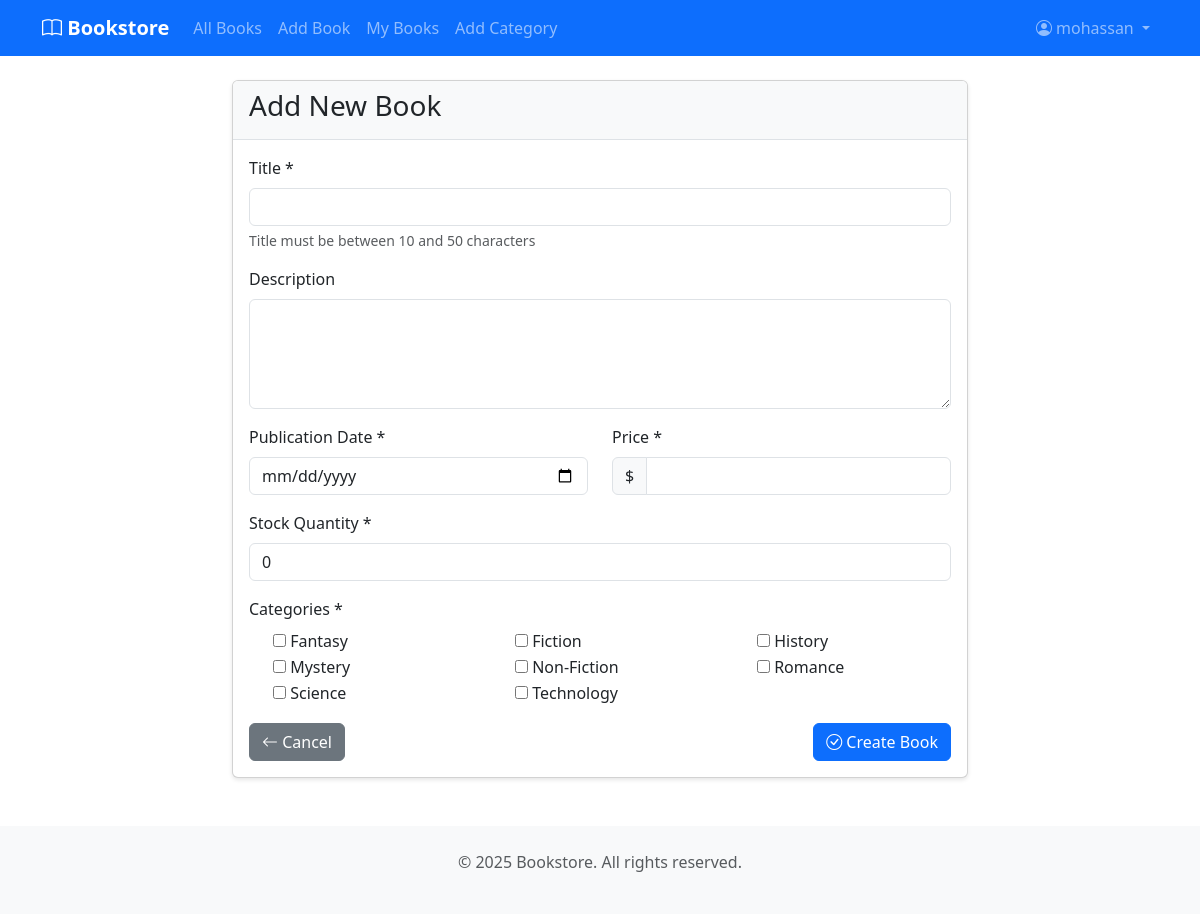
The page /book/create/ (signed in) on the database its author committed.
### bookstore/models.py (models this page shows)
class Category(models.Model):
    name = models.CharField(
        max_length=100,
        validators=[MinLengthValidator(2)],
        unique=True
    )
    description = models.TextField(blank=True)
    created_at = models.DateTimeField(auto_now_add=True)
    class Meta:
        verbose_name_plural = "Categories"
        ordering = ['name']
    def __str__(self):
        return self.name

### bookstore/views.py (the view, shortened to what this page needs)
# urls.py: path('book/create/', views.BookCreateView.as_view(), name='book_create'),
class BookCreateView(LoginRequiredMixin, CreateView):
    model = Book
    form_class = BookForm
    template_name = 'bookstore/book_form.html'

### bookstore/forms.py
class BookForm(forms.ModelForm):
    categories = forms.ModelMultipleChoiceField(
        queryset=Category.objects.all(),
        widget=forms.CheckboxSelectMultiple,
        required=True
    )
    class Meta:
        model = Book
        fields = ['title', 'description', 'publication_date', 'price', 'stock_quantity', 'categories']
        widgets = {
            'title': forms.TextInput(attrs={'class': 'form-control'}),
            'description': forms.Textarea(attrs={'class': 'form-control', 'rows': 4}),
            'publication_date': forms.DateInput(attrs={'class': 'form-control', 'type': 'date'}),
            'price': forms.NumberInput(attrs={'class': 'form-control', 'step': '0.01'}),
            'stock_quantity': forms.NumberInput(attrs={'class': 'form-control'}),
        }
    def __init__(self, *args, **kwargs):
        super().__init__(*args, **kwargs)
        for field in self.fields:
            if field != 'categories':
                self.fields[field].widget.attrs.update({'class': 'form-control'})

### templates/bookstore/book_form.html (shortened to what this page needs)
{% extends 'base.html' %}
{% block content %}
<div class="row justify-content-center">
    <div class="col-md-8">
        <div class="card">
            <div class="card-header">
                <h3>{% if object %}Edit Book{% else %}Add New Book{% endif %}</h3>
            </div>
            <div class="card-body">
                <form method="post">
                    <div class="mb-3">
                        <label for="{{ form.title.id_for_label }}" class="form-label">Title *</label>
                        {{ form.title }}
                        <div class="form-text">Title must be between 10 and 50 characters</div>
                    </div>
                    <div class="mb-3">
                        <label for="{{ form.description.id_for_label }}" class="form-label">Description</label>
                        {{ form.description }}
                    </div>
                    <div class="row">
                        <div class="col-md-6">
                            <div class="mb-3">
                                <label for="{{ form.publication_date.id_for_label }}" class="form-label">Publication Date *</label>
                                {{ form.publication_date }}
                            </div>
                        </div>
                        <div class="col-md-6">
                            <div class="mb-3">
                                <label for="{{ form.price.id_for_label }}" class="form-label">Price *</label>
                                <div class="input-group">
                                    <span class="input-group-text">$</span>
                                    {{ form.price }}
                                </div>
                            </div>
                        </div>
                    </div>
                    <div class="mb-3">
                        <label for="{{ form.stock_quantity.id_for_label }}" class="form-label">Stock Quantity *</label>
                        {{ form.stock_quantity }}
                    </div>
                    <div class="mb-3">
                        <label class="form-label">Categories *</label>
                        <div class="row">
                            {% for choice in form.categories %}
                            <div class="col-md-4 col-sm-6">
                                <div class="form-check">
                                    {{ choice.tag }}
                                    <label class="form-check-label" for="{{ choice.id_for_label }}">
                                        {{ choice.choice_label }}
                                    </label>
                                </div>
                            </div>
                            {% endfor %}
                        </div>
                    </div>
                    <div class="d-flex justify-content-between">
                        <a href="{% url 'book_list' %}" class="btn btn-secondary">
                            <i class="bi bi-arrow-left"></i> Cancel
                        </a>
                        <button type="submit" class="btn btn-primary">
                            <i class="bi bi-check-circle"></i>
                            {% if object %}Update Book{% else %}Create Book{% endif %}
                        </button>
                    </div>
                </form>
            </div>
        </div>
    </div>
</div>
{% endblock %}

### templates/base.html (shortened to what this page needs)
<!DOCTYPE html>
<html lang="en">
<head>
    <link href="https://cdn.jsdelivr.net/npm/bootstrap@5.3.0/dist/css/bootstrap.min.css" rel="stylesheet">
    <link href="https://cdn.jsdelivr.net/npm/bootstrap-icons@1.10.0/font/bootstrap-icons.css" rel="stylesheet">
    <link href="{% load static %}{% static 'css/custom.css' %}" rel="stylesheet">
</head>
<body>
    <nav class="navbar navbar-expand-lg navbar-dark bg-primary">
        <div class="container">
            <a class="navbar-brand" href="{% url 'book_list' %}">
                <i class="bi bi-book"></i> Bookstore
            </a>
            <div class="collapse navbar-collapse" id="navbarNav">
                <ul class="navbar-nav me-auto">
                    <li class="nav-item">
                        <a class="nav-link" href="{% url 'book_list' %}">All Books</a>
                    </li>
                    {% if user.is_authenticated %}
                    <li class="nav-item">
                        <a class="nav-link" href="{% url 'book_create' %}">Add Book</a>
                    </li>
                    <li class="nav-item">
                        <a class="nav-link" href="{% url 'my_books' %}">My Books</a>
                    </li>
                    {% if perms.bookstore.add_category %}
                    <li class="nav-item">
                        <a class="nav-link" href="{% url 'category_create' %}">Add Category</a>
                    </li>
                    {% endif %}
                    {% endif %}
                </ul>
                <ul class="navbar-nav">
                    {% if user.is_authenticated %}
                    <li class="nav-item dropdown">
                        <a class="nav-link dropdown-toggle" href="#" id="navbarDropdown" role="button" data-bs-toggle="dropdown">
                            <i class="bi bi-person-circle"></i> {{ user.username }}
                        </a>
                    </li>
                    {% endif %}
                </ul>
            </div>
        </div>
    </nav>
    <main class="container mt-4">
        {% block content %}
        {% endblock %}
    </main>
    <footer class="bg-light mt-5 py-4">
        <div class="container text-center">
            <p class="text-muted">&copy; 2025 Bookstore. All rights reserved.</p>
        </div>
    </footer>
</body>
</html>

### static/css/custom.css (style rules this page uses)
.card { transition: transform 0.2s ease-in-out; box-shadow: 0 2px 4px rgba(0,0,0,0.1); }
.navbar-brand { font-weight: bold; }
.btn { border-radius: 0.375rem; }
.card-header { background-color: #f8f9fa; border-bottom: 1px solid #dee2e6; }
footer { margin-top: auto; }

### rows shown on the page
Category: choice_label "Fantasy"
Category: choice_label "Fiction"
Category: choice_label "History"
Category: choice_label "Mystery"
Category: choice_label "Non-Fiction"
Category: choice_label "Romance"
Category: choice_label "Science"
Category: choice_label "Technology"

### other values the page prints
{{ user.username }} "mohassan"
